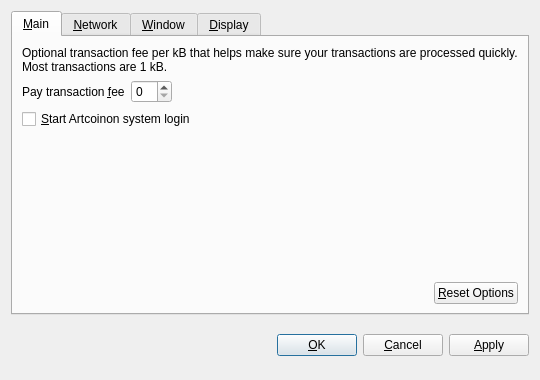
<?xml version="1.0" encoding="UTF-8"?>
<ui version="4.0">
 <class>OptionsDialog</class>
 <widget class="QDialog" name="OptionsDialog">
  <property name="geometry">
   <rect>
    <x>0</x>
    <y>0</y>
    <width>540</width>
    <height>380</height>
   </rect>
  </property>
  <property name="windowTitle">
   <string>Options</string>
  </property>
  <property name="modal">
   <bool>true</bool>
  </property>
  <layout class="QVBoxLayout" name="verticalLayout">
   <item>
    <widget class="QTabWidget" name="tabWidget">
     <property name="tabPosition">
      <enum>QTabWidget::North</enum>
     </property>
     <property name="currentIndex">
      <number>0</number>
     </property>
     <widget class="QWidget" name="tabMain">
      <attribute name="title">
       <string>&amp;Main</string>
      </attribute>
      <layout class="QVBoxLayout" name="verticalLayout_Main">
       <item>
        <widget class="QLabel" name="transactionFeeInfoLabel">
         <property name="text">
          <string>Optional transaction fee per kB that helps make sure your transactions are processed quickly. Most transactions are 1 kB.</string>
         </property>
         <property name="textFormat">
          <enum>Qt::PlainText</enum>
         </property>
         <property name="wordWrap">
          <bool>true</bool>
         </property>
        </widget>
       </item>
       <item>
        <layout class="QHBoxLayout" name="horizontalLayout_1_Main">
         <item>
          <widget class="QLabel" name="transactionFeeLabel">
           <property name="text">
            <string>Pay transaction &amp;fee</string>
           </property>
           <property name="textFormat">
            <enum>Qt::PlainText</enum>
           </property>
           <property name="buddy">
            <cstring>transactionFee</cstring>
           </property>
          </widget>
         </item>
         <item>
          <widget class="BitcoinAmountField" name="transactionFee"/>
         </item>
         <item>
          <spacer name="horizontalSpacer_1_Main">
           <property name="orientation">
            <enum>Qt::Horizontal</enum>
           </property>
           <property name="sizeHint" stdset="0">
            <size>
             <width>40</width>
             <height>20</height>
            </size>
           </property>
          </spacer>
         </item>
        </layout>
       </item>
       <item>
        <widget class="QCheckBox" name="bitcoinAtStartup">
         <property name="toolTip">
          <string>Automatically start Artcoinafter logging in to the system.</string>
         </property>
         <property name="text">
          <string>&amp;Start Artcoinon system login</string>
         </property>
        </widget>
       </item>
       <item>
        <spacer name="verticalSpacer_Main">
         <property name="orientation">
          <enum>Qt::Vertical</enum>
         </property>
         <property name="sizeHint" stdset="0">
          <size>
           <width>20</width>
           <height>40</height>
          </size>
         </property>
        </spacer>
       </item>
       <item>
        <layout class="QHBoxLayout" name="horizontalLayout_2_Main">
         <item>
          <spacer name="horizontalSpacer_2_Main">
           <property name="orientation">
            <enum>Qt::Horizontal</enum>
           </property>
           <property name="sizeHint" stdset="0">
            <size>
             <width>40</width>
             <height>20</height>
            </size>
           </property>
          </spacer>
         </item>
         <item>
          <widget class="QPushButton" name="resetButton">
           <property name="toolTip">
            <string>Reset all client options to default.</string>
           </property>
           <property name="text">
            <string>&amp;Reset Options</string>
           </property>
           <property name="autoDefault">
            <bool>false</bool>
           </property>
          </widget>
         </item>
        </layout>
       </item>
      </layout>
     </widget>
     <widget class="QWidget" name="tabNetwork">
      <attribute name="title">
       <string>&amp;Network</string>
      </attribute>
      <layout class="QVBoxLayout" name="verticalLayout_Network">
       <item>
        <widget class="QCheckBox" name="mapPortUpnp">
         <property name="toolTip">
          <string>Automatically open the Bitcoin client port on the router. This only works when your router supports UPnP and it is enabled.</string>
         </property>
         <property name="text">
          <string>Map port using &amp;UPnP</string>
         </property>
        </widget>
       </item>
       <item>
        <widget class="QCheckBox" name="connectSocks">
         <property name="toolTip">
          <string>Connect to the Bitcoin network through a SOCKS proxy (e.g. when connecting through Tor).</string>
         </property>
         <property name="text">
          <string>&amp;Connect through SOCKS proxy:</string>
         </property>
        </widget>
       </item>
       <item>
        <layout class="QHBoxLayout" name="horizontalLayout_Network">
         <item>
          <widget class="QLabel" name="proxyIpLabel">
           <property name="text">
            <string>Proxy &amp;IP:</string>
           </property>
           <property name="textFormat">
            <enum>Qt::PlainText</enum>
           </property>
           <property name="buddy">
            <cstring>proxyIp</cstring>
           </property>
          </widget>
         </item>
         <item>
          <widget class="QValidatedLineEdit" name="proxyIp">
           <property name="maximumSize">
            <size>
             <width>140</width>
             <height>16777215</height>
            </size>
           </property>
           <property name="toolTip">
            <string>IP address of the proxy (e.g. 127.0.0.1)</string>
           </property>
          </widget>
         </item>
         <item>
          <widget class="QLabel" name="proxyPortLabel">
           <property name="text">
            <string>&amp;Port:</string>
           </property>
           <property name="textFormat">
            <enum>Qt::PlainText</enum>
           </property>
           <property name="buddy">
            <cstring>proxyPort</cstring>
           </property>
          </widget>
         </item>
         <item>
          <widget class="QLineEdit" name="proxyPort">
           <property name="maximumSize">
            <size>
             <width>55</width>
             <height>16777215</height>
            </size>
           </property>
           <property name="toolTip">
            <string>Port of the proxy (e.g. 9050)</string>
           </property>
          </widget>
         </item>
         <item>
          <widget class="QLabel" name="socksVersionLabel">
           <property name="text">
            <string>SOCKS &amp;Version:</string>
           </property>
           <property name="textFormat">
            <enum>Qt::PlainText</enum>
           </property>
           <property name="buddy">
            <cstring>socksVersion</cstring>
           </property>
          </widget>
         </item>
         <item>
          <widget class="QValueComboBox" name="socksVersion">
           <property name="toolTip">
            <string>SOCKS version of the proxy (e.g. 5)</string>
           </property>
          </widget>
         </item>
         <item>
          <spacer name="horizontalSpacer_Network">
           <property name="orientation">
            <enum>Qt::Horizontal</enum>
           </property>
           <property name="sizeHint" stdset="0">
            <size>
             <width>40</width>
             <height>20</height>
            </size>
           </property>
          </spacer>
         </item>
        </layout>
       </item>
       <item>
        <spacer name="verticalSpacer_Network">
         <property name="orientation">
          <enum>Qt::Vertical</enum>
         </property>
         <property name="sizeHint" stdset="0">
          <size>
           <width>20</width>
           <height>40</height>
          </size>
         </property>
        </spacer>
       </item>
      </layout>
     </widget>
     <widget class="QWidget" name="tabWindow">
      <attribute name="title">
       <string>&amp;Window</string>
      </attribute>
      <layout class="QVBoxLayout" name="verticalLayout_Window">
       <item>
        <widget class="QCheckBox" name="minimizeToTray">
         <property name="toolTip">
          <string>Show only a tray icon after minimizing the window.</string>
         </property>
         <property name="text">
          <string>&amp;Minimize to the tray instead of the taskbar</string>
         </property>
        </widget>
       </item>
       <item>
        <widget class="QCheckBox" name="minimizeOnClose">
         <property name="toolTip">
          <string>Minimize instead of exit the application when the window is closed. When this option is enabled, the application will be closed only after selecting Quit in the menu.</string>
         </property>
         <property name="text">
          <string>M&amp;inimize on close</string>
         </property>
        </widget>
       </item>
       <item>
        <spacer name="verticalSpacer_Window">
         <property name="orientation">
          <enum>Qt::Vertical</enum>
         </property>
         <property name="sizeHint" stdset="0">
          <size>
           <width>20</width>
           <height>40</height>
          </size>
         </property>
        </spacer>
       </item>
      </layout>
     </widget>
     <widget class="QWidget" name="tabDisplay">
      <attribute name="title">
       <string>&amp;Display</string>
      </attribute>
      <layout class="QVBoxLayout" name="verticalLayout_Display">
       <item>
        <layout class="QHBoxLayout" name="horizontalLayout_1_Display">
         <item>
          <widget class="QLabel" name="langLabel">
           <property name="text">
            <string>User Interface &amp;language:</string>
           </property>
           <property name="textFormat">
            <enum>Qt::PlainText</enum>
           </property>
           <property name="buddy">
            <cstring>lang</cstring>
           </property>
          </widget>
         </item>
         <item>
          <widget class="QValueComboBox" name="lang">
           <property name="toolTip">
            <string>The user interface language can be set here. This setting will take effect after restarting Bitcoin.</string>
           </property>
          </widget>
         </item>
        </layout>
       </item>
       <item>
        <layout class="QHBoxLayout" name="horizontalLayout_2_Display">
         <item>
          <widget class="QLabel" name="unitLabel">
           <property name="text">
            <string>&amp;Unit to show amounts in:</string>
           </property>
           <property name="textFormat">
            <enum>Qt::PlainText</enum>
           </property>
           <property name="buddy">
            <cstring>unit</cstring>
           </property>
          </widget>
         </item>
         <item>
          <widget class="QValueComboBox" name="unit">
           <property name="toolTip">
            <string>Choose the default subdivision unit to show in the interface and when sending coins.</string>
           </property>
          </widget>
         </item>
        </layout>
       </item>
       <item>
        <widget class="QCheckBox" name="displayAddresses">
         <property name="toolTip">
          <string>Whether to show Bitcoin addresses in the transaction list or not.</string>
         </property>
         <property name="text">
          <string>&amp;Display addresses in transaction list</string>
         </property>
        </widget>
       </item>
       <item>
        <spacer name="verticalSpacer_Display">
         <property name="orientation">
          <enum>Qt::Vertical</enum>
         </property>
         <property name="sizeHint" stdset="0">
          <size>
           <width>20</width>
           <height>40</height>
          </size>
         </property>
        </spacer>
       </item>
      </layout>
     </widget>
    </widget>
   </item>
   <item>
    <layout class="QHBoxLayout" name="horizontalLayout_Buttons">
     <item>
      <spacer name="horizontalSpacer_1">
       <property name="orientation">
        <enum>Qt::Horizontal</enum>
       </property>
       <property name="sizeHint" stdset="0">
        <size>
         <width>40</width>
         <height>48</height>
        </size>
       </property>
      </spacer>
     </item>
     <item>
      <widget class="QLabel" name="statusLabel">
       <property name="font">
        <font>
         <weight>75</weight>
         <bold>true</bold>
        </font>
       </property>
       <property name="text">
        <string/>
       </property>
       <property name="textFormat">
        <enum>Qt::PlainText</enum>
       </property>
       <property name="wordWrap">
        <bool>true</bool>
       </property>
      </widget>
     </item>
     <item>
      <spacer name="horizontalSpacer_2">
       <property name="orientation">
        <enum>Qt::Horizontal</enum>
       </property>
       <property name="sizeHint" stdset="0">
        <size>
         <width>40</width>
         <height>48</height>
        </size>
       </property>
      </spacer>
     </item>
     <item>
      <widget class="QPushButton" name="okButton">
       <property name="text">
        <string>&amp;OK</string>
       </property>
      </widget>
     </item>
     <item>
      <widget class="QPushButton" name="cancelButton">
       <property name="text">
        <string>&amp;Cancel</string>
       </property>
       <property name="autoDefault">
        <bool>false</bool>
       </property>
      </widget>
     </item>
     <item>
      <widget class="QPushButton" name="applyButton">
       <property name="text">
        <string>&amp;Apply</string>
       </property>
       <property name="autoDefault">
        <bool>false</bool>
       </property>
      </widget>
     </item>
    </layout>
   </item>
  </layout>
 </widget>
 <customwidgets>
  <customwidget>
   <class>BitcoinAmountField</class>
   <extends>QSpinBox</extends>
   <header>bitcoinamountfield.h</header>
  </customwidget>
  <customwidget>
   <class>QValueComboBox</class>
   <extends>QComboBox</extends>
   <header>qvaluecombobox.h</header>
  </customwidget>
  <customwidget>
   <class>QValidatedLineEdit</class>
   <extends>QLineEdit</extends>
   <header>qvalidatedlineedit.h</header>
  </customwidget>
 </customwidgets>
 <resources/>
 <connections/>
</ui>
